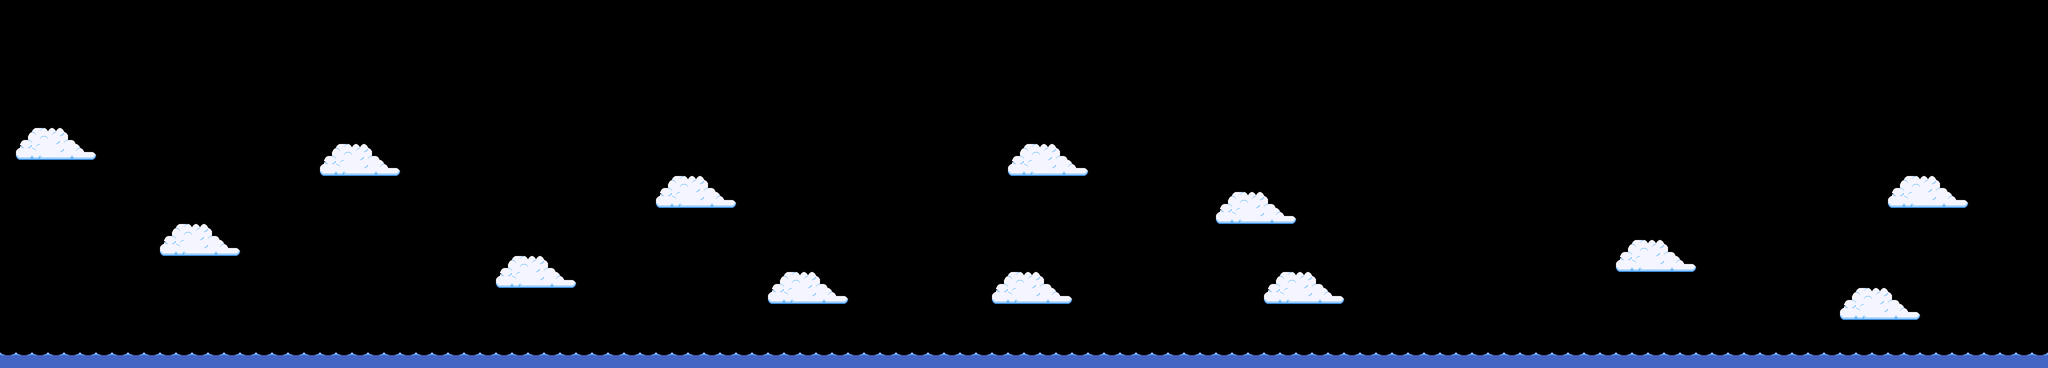

Tiled map render using the project's own tile images. Description and the map definition, with tile-layer contents summarised, below:
An orthogonal 128x23 tile map with 32x32 px tiles, 2 tile layers (Background, Foreground), 4 tilesets and 11 objects (6x coin, 2x platform, boundaries, player_start, level_exit).

<map version="1.0" orientation="orthogonal" renderorder="right-down" width="128" height="23" tilewidth="32" tileheight="32">
 <tileset firstgid="1" name="level" tilewidth="32" tileheight="32">
  <image source="level.png" width="384" height="608" />
 </tileset>
 <tileset firstgid="229" name="elevator" tilewidth="32" tileheight="32">
  <image source="platform.png" trans="ff00ff" width="32" height="32" />
 </tileset>
 <tileset firstgid="230" name="coin" tilewidth="32" tileheight="32">
  <image source="coin.png" trans="ff00ff" width="32" height="32" />
 </tileset>
 <tileset firstgid="231" name="character" tilewidth="64" tileheight="128">
  <image source="character.png" trans="ff00ff" width="64" height="128" />
 </tileset>
 <layer name="Background" width="128" height="23">
  <properties>
   <property name="nointeractionTiles" value="" />
   <property name="tileset" value="level" />
  </properties>
  <data>[2944 cells, 245 non-empty, 10 distinct tile ids]</data>
 </layer>
 <layer name="Foreground" width="128" height="23">
  <properties>
   <property name="static" value="" />
   <property name="tileset" value="level" />
  </properties>
  <data>[2944 cells, 0 non-empty, 0 distinct tile ids]</data>
 </layer>
 <objectgroup color="#ff0000" name="boundaries">
  <object type="boundaries" x="0" y="704" width="4096" height="32" />
 </objectgroup>
 <objectgroup color="#0000ff" name="player_start">
  <object type="player_start" gid="231" x="32" y="640" width="64" height="128" />
 </objectgroup>
 <objectgroup color="#a40002" name="level_exit">
  <object type="level_exit" x="4032" y="352" width="32" height="32" />
 </objectgroup>
 <objectgroup name="coins">
  <object type="coin" gid="230" x="384" y="608" width="24" height="32" />
  <object type="coin" gid="230" x="768" y="608" width="24" height="32" />
  <object type="coin" gid="230" x="1216" y="608" width="24" height="32" />
  <object type="coin" gid="230" x="1952" y="608" width="24" height="32" />
  <object type="coin" gid="230" x="2784" y="608" width="24" height="32" />
  <object type="coin" gid="230" x="3744" y="608" width="24" height="32" />
 </objectgroup>
 <objectgroup name="platforms">
  <object type="platform" gid="229" x="4032" y="416" width="32" height="32">
   <properties>
    <property name="bottom" value="23" />
    <property name="top" value="12" />
   </properties>
  </object>
  <object type="platform" gid="229" x="32" y="672" width="32" height="32">
   <properties>
    <property name="left" value="1" />
    <property name="right" value="124" />
   </properties>
  </object>
 </objectgroup>
</map>
